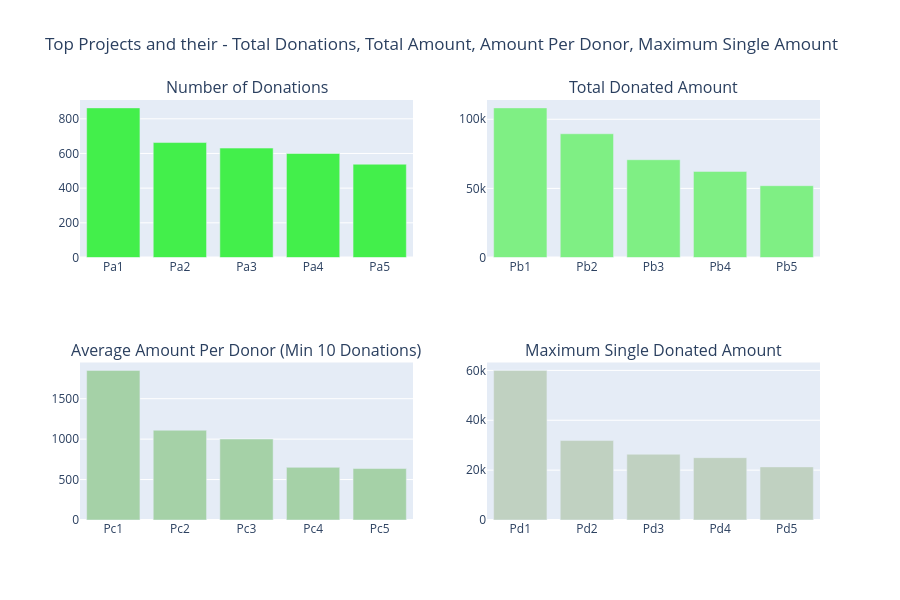

Source (notebook cell):
### Markdown cell above
Hasta abril de 2018, se habían registrado un total de **4.687.884 donaciones** en DonorsChoose. La mayor donación, de **60.000 USD**, se realizó en 2013. Solo **6 donaciones superaron los 20.000 USD**, mientras que **61 superaron los 10.000 USD**. La mayoría de los pagos (aproximadamente el **83%** del total de donaciones) fueron **inferiores a 100 USD**. Hubo 350 pagos inferiores a 1 USD (una cantidad pequeña, pero que aun así puede marcar la diferencia). Hasta abril de 2018, DonorsChoose había recaudado la enorme suma de **284.408.243 USD** a través de su plataforma. El promedio de donaciones en DonorsChoose fue de 60 USD. En las siguientes secciones, analizaremos los detalles de los donantes y los proyectos relacionados con estas donaciones.

## <a id="3.2"> 3.2 Proyectos y sus donaciones </a>

Identifiquemos los proyectos más destacados y sus atributos:

- 3.2.1 Proyectos con el mayor número de donantes
- 3.2.2 Proyectos con el mayor monto total recaudado
- 3.2.3 Proyectos con el mayor promedio de donaciones por donante
- 3.2.4 Proyectos con la mayor cantidad donada en una sola transacción

### Code cell
# Which Projects Had the maximum Donations 

tempdf = donations_df.groupby('Project ID').agg({'Project ID' : 'count', 'Donation Amount' : 'sum'}).rename(columns={'Project ID' : "Total Donations", 'Donation Amount' : "Total Amount"}).reset_index()
tempdf['Average Donation Amount'] = tempdf['Total Amount'] / tempdf['Total Donations']

tempdf1 = tempdf.sort_values(by=['Total Donations'], ascending=[False])
x = tempdf1.head(5)['Project ID']
x = ["Pa"+str(i+1) for i in range(len(x))]
y = tempdf1.head(5)['Total Donations']
tr1 = bar_ver_noagg(x, y, 'Total Donations', '#43ef4b', lm=None, rt=True)

tempdf1 = tempdf.sort_values(by=['Total Amount'], ascending=[False])
x = tempdf1.head(5)['Project ID']
x = ["Pb"+str(i+1) for i in range(len(x))]
y = tempdf1.head(5)['Total Amount']
tr2 = bar_ver_noagg(x, y, 'Average Donations', '#7fef84', lm=None, rt=True)

tempdf1 = tempdf.sort_values(by=['Average Donation Amount'], ascending=[False])
x = tempdf1[tempdf1['Total Donations'] > 10].head(5)['Project ID']
x = ["Pc"+str(i+1) for i in range(len(x))]
y = tempdf1[tempdf1['Total Donations'] > 10].head(5)['Average Donation Amount']
tr3 = bar_ver_noagg(x, y, 'Average Donations (Min: 10 Donations)', '#a5d1a7', lm=None, rt=True)

tempdf = donations_df.groupby('Project ID').agg({'Project ID' : 'count', 'Donation Amount' : 'max'}).rename(columns={'Project ID' : "Total Donations", 'Donation Amount' : "Maximum Donations"}).reset_index()
tempdf1 = tempdf.sort_values(by=['Maximum Donations'], ascending=[False])
x = tempdf1.head(5)['Project ID']
x = ["Pd"+str(i+1) for i in range(len(x))]
y = tempdf1.head(5)['Maximum Donations']
tr4 = bar_ver_noagg(x, y, 'Maximum Donations', '#c0d1c1', lm=None, rt=True)



fig = tools.make_subplots(rows=2, cols=2, print_grid=False, subplot_titles = ['Number of Donations', "Total Donated Amount", 'Average Amount Per Donor (Min 10 Donations)', 'Maximum Single Donated Amount'])
fig.append_trace(tr1, 1, 1);
fig.append_trace(tr2, 1, 2);
fig.append_trace(tr3, 2, 1);
fig.append_trace(tr4, 2, 2);

fig['layout'].update(height=600, showlegend=False, title='Top Projects and their - Total Donations, Total Amount, Amount Per Donor, Maximum Single Amount');
iplot(fig);

### Figure 1 — Plotly figure (JSON) as saved in the notebook; plotly's stock layout.template omitted (floating-point values rounded to 4 significant figures)
{"data": [{"marker": {"color": "#43ef4b"}, "type": "bar", "x": ["Pa1", "Pa2", "Pa3", "Pa4", "Pa5"], "xaxis": "x", "y": [863, 663, 631, 600, 538], "yaxis": "y"}, {"marker": {"color": "#7fef84"}, "type": "bar", "x": ["Pb1", "Pb2", "Pb3", "Pb4", "Pb5"], "xaxis": "x2", "y": [108200.0, 89510.0, 70730.0, 62290.0, 51950.0], "yaxis": "y2"}, {"marker": {"color": "#a5d1a7"}, "type": "bar", "x": ["Pc1", "Pc2", "Pc3", "Pc4", "Pc5"], "xaxis": "x3", "y": [1850.0, 1110.0, 1002.0, 650.9, 636.6], "yaxis": "y3"}, {"marker": {"color": "#c0d1c1"}, "type": "bar", "x": ["Pd1", "Pd2", "Pd3", "Pd4", "Pd5"], "xaxis": "x4", "y": [60000.0, 31860.0, 26370.0, 25000.0, 21300.0], "yaxis": "y4"}], "layout": {"annotations": [{"font": {"size": 16}, "showarrow": false, "text": "Number of Donations", "x": 0.225, "xanchor": "center", "xref": "paper", "y": 1, "yanchor": "bottom", "yref": "paper"}, {"font": {"size": 16}, "showarrow": false, "text": "Total Donated Amount", "x": 0.775, "xanchor": "center", "xref": "paper", "y": 1, "yanchor": "bottom", "yref": "paper"}, {"font": {"size": 16}, "showarrow": false, "text": "Average Amount Per Donor (Min 10 Donations)", "x": 0.225, "xanchor": "center", "xref": "paper", "y": 0.375, "yanchor": "bottom", "yref": "paper"}, {"font": {"size": 16}, "showarrow": false, "text": "Maximum Single Donated Amount", "x": 0.775, "xanchor": "center", "xref": "paper", "y": 0.375, "yanchor": "bottom", "yref": "paper"}], "height": 600, "showlegend": false, "title": {"text": "Top Projects and their - Total Donations, Total Amount, Amount Per Donor, Maximum Single Amount"}, "xaxis": {"anchor": "y", "domain": [0, 0.45]}, "xaxis2": {"anchor": "y2", "domain": [0.55, 1]}, "xaxis3": {"anchor": "y3", "domain": [0, 0.45]}, "xaxis4": {"anchor": "y4", "domain": [0.55, 1]}, "yaxis": {"anchor": "x", "domain": [0.625, 1]}, "yaxis2": {"anchor": "x2", "domain": [0.625, 1]}, "yaxis3": {"anchor": "x3", "domain": [0, 0.375]}, "yaxis4": {"anchor": "x4", "domain": [0, 0.375]}}}
